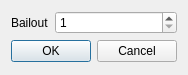
<?xml version="1.0" encoding="UTF-8"?>
<ui version="4.0">
 <class>Bail</class>
 <widget class="QDialog" name="Bail">
  <property name="geometry">
   <rect>
    <x>0</x>
    <y>0</y>
    <width>184</width>
    <height>75</height>
   </rect>
  </property>
  <property name="windowTitle">
   <string>Bailout</string>
  </property>
  <layout class="QFormLayout" name="formLayout">
   <item row="0" column="0">
    <widget class="QLabel" name="bailLabel">
     <property name="text">
      <string>Bailout</string>
     </property>
    </widget>
   </item>
   <item row="0" column="1">
    <widget class="QSpinBox" name="bail">
     <property name="minimum">
      <number>1</number>
     </property>
     <property name="maximum">
      <number>1000</number>
     </property>
    </widget>
   </item>
   <item row="1" column="0" colspan="2">
    <widget class="QDialogButtonBox" name="buttons">
     <property name="orientation">
      <enum>Qt::Horizontal</enum>
     </property>
     <property name="standardButtons">
      <set>QDialogButtonBox::Cancel|QDialogButtonBox::Ok</set>
     </property>
    </widget>
   </item>
  </layout>
 </widget>
 <resources/>
 <connections>
  <connection>
   <sender>buttons</sender>
   <signal>accepted()</signal>
   <receiver>Bail</receiver>
   <slot>accept()</slot>
   <hints>
    <hint type="sourcelabel">
     <x>248</x>
     <y>254</y>
    </hint>
    <hint type="destinationlabel">
     <x>157</x>
     <y>274</y>
    </hint>
   </hints>
  </connection>
  <connection>
   <sender>buttons</sender>
   <signal>rejected()</signal>
   <receiver>Bail</receiver>
   <slot>reject()</slot>
   <hints>
    <hint type="sourcelabel">
     <x>316</x>
     <y>260</y>
    </hint>
    <hint type="destinationlabel">
     <x>286</x>
     <y>274</y>
    </hint>
   </hints>
  </connection>
 </connections>
</ui>
